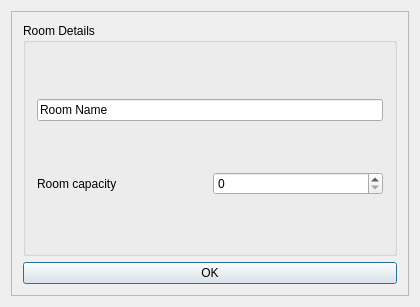
<?xml version="1.0" encoding="UTF-8"?>
<ui version="4.0">
 <class>RoomDialog</class>
 <widget class="QDialog" name="RoomDialog">
  <property name="geometry">
   <rect>
    <x>0</x>
    <y>0</y>
    <width>420</width>
    <height>307</height>
   </rect>
  </property>
  <property name="windowTitle">
   <string>RoomDialog</string>
  </property>
  <layout class="QVBoxLayout" name="verticalLayout_5">
   <item>
    <widget class="QFrame" name="frame">
     <property name="minimumSize">
      <size>
       <width>300</width>
       <height>250</height>
      </size>
     </property>
     <property name="frameShape">
      <enum>QFrame::StyledPanel</enum>
     </property>
     <property name="frameShadow">
      <enum>QFrame::Raised</enum>
     </property>
     <layout class="QVBoxLayout" name="verticalLayout_3">
      <item>
       <layout class="QVBoxLayout" name="verticalLayout_2">
        <item>
         <widget class="QGroupBox" name="groupBox">
          <property name="minimumSize">
           <size>
            <width>30</width>
            <height>30</height>
           </size>
          </property>
          <property name="title">
           <string>Room Details</string>
          </property>
          <layout class="QVBoxLayout" name="verticalLayout_4">
           <item>
            <widget class="QLineEdit" name="mName">
             <property name="text">
              <string>Room Name</string>
             </property>
            </widget>
           </item>
           <item>
            <layout class="QHBoxLayout" name="horizontalLayout">
             <item>
              <widget class="QLabel" name="label">
               <property name="text">
                <string>Room capacity </string>
               </property>
              </widget>
             </item>
             <item>
              <widget class="QSpinBox" name="mCapacity">
               <property name="maximum">
                <number>500</number>
               </property>
              </widget>
             </item>
            </layout>
           </item>
          </layout>
         </widget>
        </item>
        <item>
         <layout class="QVBoxLayout" name="verticalLayout">
          <item>
           <widget class="QPushButton" name="pushButton">
            <property name="text">
             <string>OK</string>
            </property>
           </widget>
          </item>
         </layout>
        </item>
       </layout>
      </item>
     </layout>
    </widget>
   </item>
  </layout>
 </widget>
 <layoutdefault spacing="6" margin="11"/>
 <resources/>
 <connections>
  <connection>
   <sender>pushButton</sender>
   <signal>clicked()</signal>
   <receiver>RoomDialog</receiver>
   <slot>accept()</slot>
   <hints>
    <hint type="sourcelabel">
     <x>131</x>
     <y>279</y>
    </hint>
    <hint type="destinationlabel">
     <x>43</x>
     <y>201</y>
    </hint>
   </hints>
  </connection>
 </connections>
</ui>
